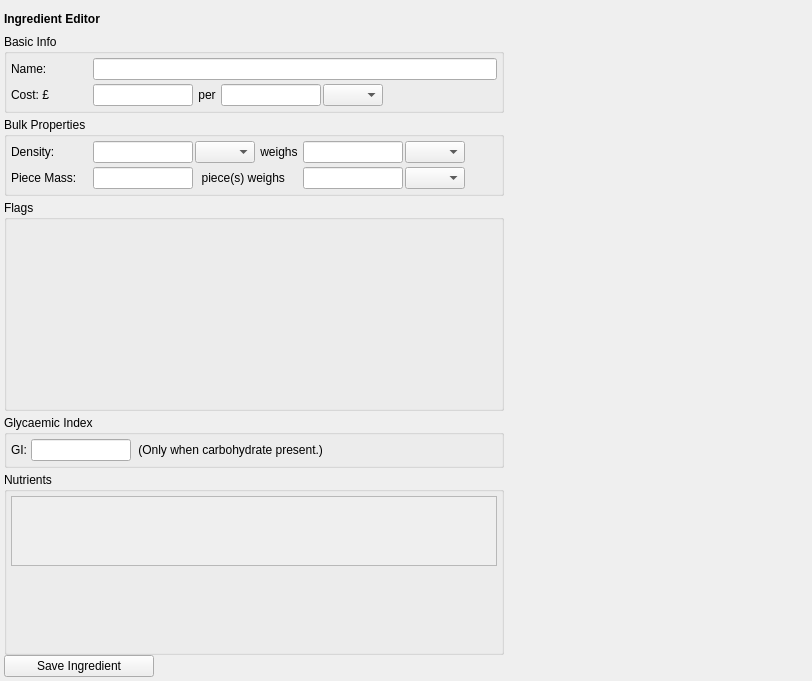
<?xml version="1.0" encoding="UTF-8"?>
<ui version="4.0">
 <class>wg_ingredient_editor</class>
 <widget class="QWidget" name="wg_ingredient_editor">
  <property name="geometry">
   <rect>
    <x>0</x>
    <y>0</y>
    <width>812</width>
    <height>681</height>
   </rect>
  </property>
  <property name="sizePolicy">
   <sizepolicy hsizetype="Preferred" vsizetype="Preferred">
    <horstretch>0</horstretch>
    <verstretch>0</verstretch>
   </sizepolicy>
  </property>
  <property name="minimumSize">
   <size>
    <width>0</width>
    <height>0</height>
   </size>
  </property>
  <property name="maximumSize">
   <size>
    <width>16777215</width>
    <height>16777215</height>
   </size>
  </property>
  <property name="windowTitle">
   <string>Form</string>
  </property>
  <layout class="QVBoxLayout" name="verticalLayout">
   <property name="spacing">
    <number>0</number>
   </property>
   <property name="leftMargin">
    <number>4</number>
   </property>
   <property name="topMargin">
    <number>4</number>
   </property>
   <property name="rightMargin">
    <number>4</number>
   </property>
   <property name="bottomMargin">
    <number>4</number>
   </property>
   <item>
    <widget class="QLabel" name="label_6">
     <property name="minimumSize">
      <size>
       <width>0</width>
       <height>30</height>
      </size>
     </property>
     <property name="maximumSize">
      <size>
       <width>16777215</width>
       <height>30</height>
      </size>
     </property>
     <property name="font">
      <font>
       <bold>true</bold>
      </font>
     </property>
     <property name="text">
      <string>Ingredient Editor</string>
     </property>
    </widget>
   </item>
   <item>
    <widget class="QWidget" name="widget" native="true">
     <layout class="QHBoxLayout" name="horizontalLayout">
      <property name="spacing">
       <number>4</number>
      </property>
      <property name="leftMargin">
       <number>0</number>
      </property>
      <property name="topMargin">
       <number>0</number>
      </property>
      <property name="rightMargin">
       <number>0</number>
      </property>
      <property name="bottomMargin">
       <number>0</number>
      </property>
      <item>
       <widget class="QWidget" name="wg_ingredient_editor_controls" native="true">
        <property name="sizePolicy">
         <sizepolicy hsizetype="Fixed" vsizetype="Preferred">
          <horstretch>0</horstretch>
          <verstretch>0</verstretch>
         </sizepolicy>
        </property>
        <property name="minimumSize">
         <size>
          <width>500</width>
          <height>0</height>
         </size>
        </property>
        <property name="maximumSize">
         <size>
          <width>500</width>
          <height>16777215</height>
         </size>
        </property>
        <layout class="QVBoxLayout" name="verticalLayout_5">
         <property name="spacing">
          <number>4</number>
         </property>
         <property name="leftMargin">
          <number>0</number>
         </property>
         <property name="topMargin">
          <number>0</number>
         </property>
         <property name="rightMargin">
          <number>0</number>
         </property>
         <property name="bottomMargin">
          <number>0</number>
         </property>
         <item>
          <widget class="QGroupBox" name="gbx_basic_info">
           <property name="sizePolicy">
            <sizepolicy hsizetype="Preferred" vsizetype="Fixed">
             <horstretch>0</horstretch>
             <verstretch>0</verstretch>
            </sizepolicy>
           </property>
           <property name="maximumSize">
            <size>
             <width>16777215</width>
             <height>16777215</height>
            </size>
           </property>
           <property name="title">
            <string>Basic Info</string>
           </property>
           <layout class="QVBoxLayout" name="verticalLayout_2">
            <property name="spacing">
             <number>4</number>
            </property>
            <property name="leftMargin">
             <number>4</number>
            </property>
            <property name="topMargin">
             <number>4</number>
            </property>
            <property name="rightMargin">
             <number>4</number>
            </property>
            <property name="bottomMargin">
             <number>4</number>
            </property>
            <item>
             <widget class="QWidget" name="wg_name" native="true">
              <layout class="QHBoxLayout" name="horizontalLayout_2">
               <property name="spacing">
                <number>2</number>
               </property>
               <property name="leftMargin">
                <number>0</number>
               </property>
               <property name="topMargin">
                <number>0</number>
               </property>
               <property name="rightMargin">
                <number>0</number>
               </property>
               <property name="bottomMargin">
                <number>0</number>
               </property>
               <item>
                <widget class="QLabel" name="label_2">
                 <property name="sizePolicy">
                  <sizepolicy hsizetype="Fixed" vsizetype="Preferred">
                   <horstretch>0</horstretch>
                   <verstretch>0</verstretch>
                  </sizepolicy>
                 </property>
                 <property name="minimumSize">
                  <size>
                   <width>80</width>
                   <height>0</height>
                  </size>
                 </property>
                 <property name="maximumSize">
                  <size>
                   <width>16777215</width>
                   <height>16777215</height>
                  </size>
                 </property>
                 <property name="text">
                  <string>Name:</string>
                 </property>
                </widget>
               </item>
               <item>
                <widget class="QLineEdit" name="txt_ingredient_name">
                 <property name="minimumSize">
                  <size>
                   <width>0</width>
                   <height>0</height>
                  </size>
                 </property>
                 <property name="maximumSize">
                  <size>
                   <width>16777215</width>
                   <height>16777215</height>
                  </size>
                 </property>
                </widget>
               </item>
              </layout>
             </widget>
            </item>
            <item>
             <widget class="QWidget" name="wg_cost" native="true">
              <layout class="QHBoxLayout" name="horizontalLayout_3">
               <property name="spacing">
                <number>2</number>
               </property>
               <property name="leftMargin">
                <number>0</number>
               </property>
               <property name="topMargin">
                <number>0</number>
               </property>
               <property name="rightMargin">
                <number>0</number>
               </property>
               <property name="bottomMargin">
                <number>0</number>
               </property>
               <item>
                <widget class="QLabel" name="label_3">
                 <property name="sizePolicy">
                  <sizepolicy hsizetype="Fixed" vsizetype="Preferred">
                   <horstretch>0</horstretch>
                   <verstretch>0</verstretch>
                  </sizepolicy>
                 </property>
                 <property name="minimumSize">
                  <size>
                   <width>80</width>
                   <height>0</height>
                  </size>
                 </property>
                 <property name="text">
                  <string>Cost: £</string>
                 </property>
                </widget>
               </item>
               <item>
                <widget class="QLineEdit" name="txt_cost">
                 <property name="sizePolicy">
                  <sizepolicy hsizetype="Fixed" vsizetype="Fixed">
                   <horstretch>0</horstretch>
                   <verstretch>0</verstretch>
                  </sizepolicy>
                 </property>
                 <property name="minimumSize">
                  <size>
                   <width>100</width>
                   <height>0</height>
                  </size>
                 </property>
                 <property name="maximumSize">
                  <size>
                   <width>100</width>
                   <height>16777215</height>
                  </size>
                 </property>
                </widget>
               </item>
               <item>
                <widget class="QLabel" name="label_5">
                 <property name="text">
                  <string> per </string>
                 </property>
                </widget>
               </item>
               <item>
                <widget class="QLineEdit" name="txt_cost_qty">
                 <property name="sizePolicy">
                  <sizepolicy hsizetype="Fixed" vsizetype="Fixed">
                   <horstretch>0</horstretch>
                   <verstretch>0</verstretch>
                  </sizepolicy>
                 </property>
                 <property name="minimumSize">
                  <size>
                   <width>100</width>
                   <height>0</height>
                  </size>
                 </property>
                 <property name="maximumSize">
                  <size>
                   <width>100</width>
                   <height>16777215</height>
                  </size>
                 </property>
                </widget>
               </item>
               <item>
                <widget class="CodietComboBox" name="cmb_cost_units">
                 <property name="sizePolicy">
                  <sizepolicy hsizetype="Fixed" vsizetype="Fixed">
                   <horstretch>0</horstretch>
                   <verstretch>0</verstretch>
                  </sizepolicy>
                 </property>
                 <property name="minimumSize">
                  <size>
                   <width>60</width>
                   <height>0</height>
                  </size>
                 </property>
                 <property name="maximumSize">
                  <size>
                   <width>60</width>
                   <height>16777215</height>
                  </size>
                 </property>
                </widget>
               </item>
               <item>
                <spacer name="horizontalSpacer_2">
                 <property name="orientation">
                  <enum>Qt::Horizontal</enum>
                 </property>
                 <property name="sizeHint" stdset="0">
                  <size>
                   <width>40</width>
                   <height>20</height>
                  </size>
                 </property>
                </spacer>
               </item>
              </layout>
             </widget>
            </item>
           </layout>
          </widget>
         </item>
         <item>
          <widget class="QGroupBox" name="gbx_bulk_properties">
           <property name="sizePolicy">
            <sizepolicy hsizetype="Preferred" vsizetype="Fixed">
             <horstretch>0</horstretch>
             <verstretch>0</verstretch>
            </sizepolicy>
           </property>
           <property name="maximumSize">
            <size>
             <width>16777215</width>
             <height>16777215</height>
            </size>
           </property>
           <property name="title">
            <string>Bulk Properties</string>
           </property>
           <layout class="QVBoxLayout" name="verticalLayout_3">
            <property name="spacing">
             <number>4</number>
            </property>
            <property name="leftMargin">
             <number>4</number>
            </property>
            <property name="topMargin">
             <number>4</number>
            </property>
            <property name="rightMargin">
             <number>4</number>
            </property>
            <property name="bottomMargin">
             <number>4</number>
            </property>
            <item>
             <widget class="QWidget" name="wg_density" native="true">
              <layout class="QHBoxLayout" name="horizontalLayout_6">
               <property name="spacing">
                <number>2</number>
               </property>
               <property name="leftMargin">
                <number>0</number>
               </property>
               <property name="topMargin">
                <number>0</number>
               </property>
               <property name="rightMargin">
                <number>0</number>
               </property>
               <property name="bottomMargin">
                <number>0</number>
               </property>
               <item>
                <widget class="QLabel" name="label_10">
                 <property name="minimumSize">
                  <size>
                   <width>80</width>
                   <height>0</height>
                  </size>
                 </property>
                 <property name="text">
                  <string>Density:</string>
                 </property>
                </widget>
               </item>
               <item>
                <widget class="QLineEdit" name="txt_dens_vol">
                 <property name="minimumSize">
                  <size>
                   <width>100</width>
                   <height>0</height>
                  </size>
                 </property>
                 <property name="maximumSize">
                  <size>
                   <width>100</width>
                   <height>16777215</height>
                  </size>
                 </property>
                </widget>
               </item>
               <item>
                <widget class="CodietComboBox" name="cmb_dens_vol_units">
                 <property name="minimumSize">
                  <size>
                   <width>60</width>
                   <height>0</height>
                  </size>
                 </property>
                 <property name="maximumSize">
                  <size>
                   <width>60</width>
                   <height>16777215</height>
                  </size>
                 </property>
                </widget>
               </item>
               <item>
                <widget class="QLabel" name="label_11">
                 <property name="text">
                  <string> weighs </string>
                 </property>
                </widget>
               </item>
               <item>
                <widget class="QLineEdit" name="txt_dens_mass">
                 <property name="minimumSize">
                  <size>
                   <width>100</width>
                   <height>0</height>
                  </size>
                 </property>
                 <property name="maximumSize">
                  <size>
                   <width>100</width>
                   <height>16777215</height>
                  </size>
                 </property>
                </widget>
               </item>
               <item>
                <widget class="CodietComboBox" name="cmb_dens_mass_units">
                 <property name="minimumSize">
                  <size>
                   <width>60</width>
                   <height>0</height>
                  </size>
                 </property>
                 <property name="maximumSize">
                  <size>
                   <width>60</width>
                   <height>16777215</height>
                  </size>
                 </property>
                </widget>
               </item>
               <item>
                <spacer name="horizontalSpacer_5">
                 <property name="orientation">
                  <enum>Qt::Horizontal</enum>
                 </property>
                 <property name="sizeHint" stdset="0">
                  <size>
                   <width>40</width>
                   <height>20</height>
                  </size>
                 </property>
                </spacer>
               </item>
              </layout>
             </widget>
            </item>
            <item>
             <widget class="QWidget" name="wg_piece_mass" native="true">
              <layout class="QHBoxLayout" name="horizontalLayout_4">
               <property name="spacing">
                <number>2</number>
               </property>
               <property name="leftMargin">
                <number>0</number>
               </property>
               <property name="topMargin">
                <number>0</number>
               </property>
               <property name="rightMargin">
                <number>0</number>
               </property>
               <property name="bottomMargin">
                <number>0</number>
               </property>
               <item>
                <widget class="QLabel" name="label_4">
                 <property name="sizePolicy">
                  <sizepolicy hsizetype="Fixed" vsizetype="Preferred">
                   <horstretch>0</horstretch>
                   <verstretch>0</verstretch>
                  </sizepolicy>
                 </property>
                 <property name="minimumSize">
                  <size>
                   <width>80</width>
                   <height>0</height>
                  </size>
                 </property>
                 <property name="text">
                  <string>Piece Mass:</string>
                 </property>
                </widget>
               </item>
               <item>
                <widget class="QLineEdit" name="txt_num_pieces">
                 <property name="sizePolicy">
                  <sizepolicy hsizetype="Fixed" vsizetype="Fixed">
                   <horstretch>0</horstretch>
                   <verstretch>0</verstretch>
                  </sizepolicy>
                 </property>
                 <property name="minimumSize">
                  <size>
                   <width>100</width>
                   <height>0</height>
                  </size>
                 </property>
                 <property name="maximumSize">
                  <size>
                   <width>100</width>
                   <height>16777215</height>
                  </size>
                 </property>
                 <property name="baseSize">
                  <size>
                   <width>0</width>
                   <height>0</height>
                  </size>
                 </property>
                </widget>
               </item>
               <item>
                <widget class="QLabel" name="label_7">
                 <property name="minimumSize">
                  <size>
                   <width>106</width>
                   <height>0</height>
                  </size>
                 </property>
                 <property name="maximumSize">
                  <size>
                   <width>106</width>
                   <height>16777215</height>
                  </size>
                 </property>
                 <property name="text">
                  <string>  piece(s) weighs </string>
                 </property>
                </widget>
               </item>
               <item>
                <widget class="QLineEdit" name="txt_mass_pieces">
                 <property name="minimumSize">
                  <size>
                   <width>100</width>
                   <height>0</height>
                  </size>
                 </property>
                 <property name="maximumSize">
                  <size>
                   <width>100</width>
                   <height>16777215</height>
                  </size>
                 </property>
                </widget>
               </item>
               <item>
                <widget class="CodietComboBox" name="cmb_mass_pieces_units">
                 <property name="minimumSize">
                  <size>
                   <width>60</width>
                   <height>0</height>
                  </size>
                 </property>
                 <property name="maximumSize">
                  <size>
                   <width>60</width>
                   <height>16777215</height>
                  </size>
                 </property>
                </widget>
               </item>
               <item>
                <spacer name="horizontalSpacer_4">
                 <property name="orientation">
                  <enum>Qt::Horizontal</enum>
                 </property>
                 <property name="sizeHint" stdset="0">
                  <size>
                   <width>40</width>
                   <height>20</height>
                  </size>
                 </property>
                </spacer>
               </item>
              </layout>
             </widget>
            </item>
           </layout>
          </widget>
         </item>
         <item>
          <widget class="QGroupBox" name="gbx_flags">
           <property name="sizePolicy">
            <sizepolicy hsizetype="Preferred" vsizetype="Fixed">
             <horstretch>0</horstretch>
             <verstretch>0</verstretch>
            </sizepolicy>
           </property>
           <property name="minimumSize">
            <size>
             <width>0</width>
             <height>0</height>
            </size>
           </property>
           <property name="maximumSize">
            <size>
             <width>16777215</width>
             <height>16777215</height>
            </size>
           </property>
           <property name="title">
            <string>Flags</string>
           </property>
           <layout class="QVBoxLayout" name="lyt_flags">
            <property name="spacing">
             <number>0</number>
            </property>
            <property name="leftMargin">
             <number>0</number>
            </property>
            <property name="topMargin">
             <number>0</number>
            </property>
            <property name="rightMargin">
             <number>0</number>
            </property>
            <property name="bottomMargin">
             <number>0</number>
            </property>
            <item>
             <widget class="FlagSelectorView" name="wg_flag_selector" native="true">
              <property name="sizePolicy">
               <sizepolicy hsizetype="Preferred" vsizetype="Minimum">
                <horstretch>0</horstretch>
                <verstretch>0</verstretch>
               </sizepolicy>
              </property>
              <property name="minimumSize">
               <size>
                <width>500</width>
                <height>188</height>
               </size>
              </property>
             </widget>
            </item>
           </layout>
          </widget>
         </item>
         <item>
          <widget class="QGroupBox" name="gbx_glycaemic_index">
           <property name="enabled">
            <bool>true</bool>
           </property>
           <property name="sizePolicy">
            <sizepolicy hsizetype="Preferred" vsizetype="Fixed">
             <horstretch>0</horstretch>
             <verstretch>0</verstretch>
            </sizepolicy>
           </property>
           <property name="maximumSize">
            <size>
             <width>16777215</width>
             <height>16777215</height>
            </size>
           </property>
           <property name="title">
            <string>Glycaemic Index</string>
           </property>
           <layout class="QHBoxLayout" name="horizontalLayout_5">
            <property name="spacing">
             <number>4</number>
            </property>
            <property name="leftMargin">
             <number>4</number>
            </property>
            <property name="topMargin">
             <number>4</number>
            </property>
            <property name="rightMargin">
             <number>4</number>
            </property>
            <property name="bottomMargin">
             <number>4</number>
            </property>
            <item>
             <widget class="QLabel" name="label_8">
              <property name="text">
               <string>GI:</string>
              </property>
             </widget>
            </item>
            <item>
             <widget class="QLineEdit" name="txt_gi">
              <property name="sizePolicy">
               <sizepolicy hsizetype="Fixed" vsizetype="Fixed">
                <horstretch>0</horstretch>
                <verstretch>0</verstretch>
               </sizepolicy>
              </property>
              <property name="minimumSize">
               <size>
                <width>100</width>
                <height>0</height>
               </size>
              </property>
              <property name="maximumSize">
               <size>
                <width>100</width>
                <height>16777215</height>
               </size>
              </property>
             </widget>
            </item>
            <item>
             <widget class="QLabel" name="label_9">
              <property name="text">
               <string> (Only when carbohydrate present.)</string>
              </property>
             </widget>
            </item>
            <item>
             <spacer name="horizontalSpacer_3">
              <property name="orientation">
               <enum>Qt::Horizontal</enum>
              </property>
              <property name="sizeHint" stdset="0">
               <size>
                <width>40</width>
                <height>20</height>
               </size>
              </property>
             </spacer>
            </item>
           </layout>
          </widget>
         </item>
         <item>
          <widget class="QGroupBox" name="gbx_nutrients">
           <property name="sizePolicy">
            <sizepolicy hsizetype="Preferred" vsizetype="Preferred">
             <horstretch>0</horstretch>
             <verstretch>0</verstretch>
            </sizepolicy>
           </property>
           <property name="minimumSize">
            <size>
             <width>0</width>
             <height>0</height>
            </size>
           </property>
           <property name="maximumSize">
            <size>
             <width>16777215</width>
             <height>16777215</height>
            </size>
           </property>
           <property name="title">
            <string>Nutrients</string>
           </property>
           <layout class="QVBoxLayout" name="verticalLayout_4">
            <property name="spacing">
             <number>0</number>
            </property>
            <property name="leftMargin">
             <number>4</number>
            </property>
            <property name="topMargin">
             <number>4</number>
            </property>
            <property name="rightMargin">
             <number>4</number>
            </property>
            <property name="bottomMargin">
             <number>4</number>
            </property>
            <item>
             <widget class="QScrollArea" name="scrollArea">
              <property name="sizePolicy">
               <sizepolicy hsizetype="Preferred" vsizetype="Preferred">
                <horstretch>0</horstretch>
                <verstretch>0</verstretch>
               </sizepolicy>
              </property>
              <property name="maximumSize">
               <size>
                <width>16777215</width>
                <height>16777215</height>
               </size>
              </property>
              <property name="widgetResizable">
               <bool>true</bool>
              </property>
              <widget class="QWidget" name="scl_nutrients">
               <property name="geometry">
                <rect>
                 <x>0</x>
                 <y>0</y>
                 <width>484</width>
                 <height>83</height>
                </rect>
               </property>
               <property name="sizePolicy">
                <sizepolicy hsizetype="Preferred" vsizetype="Preferred">
                 <horstretch>0</horstretch>
                 <verstretch>0</verstretch>
                </sizepolicy>
               </property>
               <property name="minimumSize">
                <size>
                 <width>0</width>
                 <height>0</height>
                </size>
               </property>
               <property name="maximumSize">
                <size>
                 <width>16777215</width>
                 <height>16777215</height>
                </size>
               </property>
               <layout class="QVBoxLayout" name="lyt_nutrients">
                <property name="spacing">
                 <number>2</number>
                </property>
                <property name="leftMargin">
                 <number>4</number>
                </property>
                <property name="topMargin">
                 <number>4</number>
                </property>
                <property name="rightMargin">
                 <number>4</number>
                </property>
                <property name="bottomMargin">
                 <number>4</number>
                </property>
               </layout>
              </widget>
             </widget>
            </item>
            <item>
             <spacer name="verticalSpacer">
              <property name="orientation">
               <enum>Qt::Vertical</enum>
              </property>
              <property name="sizeHint" stdset="0">
               <size>
                <width>20</width>
                <height>40</height>
               </size>
              </property>
             </spacer>
            </item>
           </layout>
          </widget>
         </item>
        </layout>
       </widget>
      </item>
      <item>
       <widget class="SearchWidgetView" name="wg_ingredient_search" native="true">
        <property name="sizePolicy">
         <sizepolicy hsizetype="Preferred" vsizetype="Preferred">
          <horstretch>1</horstretch>
          <verstretch>0</verstretch>
         </sizepolicy>
        </property>
        <property name="minimumSize">
         <size>
          <width>300</width>
          <height>0</height>
         </size>
        </property>
       </widget>
      </item>
     </layout>
    </widget>
   </item>
   <item>
    <widget class="QPushButton" name="btn_save_ingredient">
     <property name="sizePolicy">
      <sizepolicy hsizetype="Fixed" vsizetype="Fixed">
       <horstretch>0</horstretch>
       <verstretch>0</verstretch>
      </sizepolicy>
     </property>
     <property name="minimumSize">
      <size>
       <width>150</width>
       <height>0</height>
      </size>
     </property>
     <property name="text">
      <string>Save Ingredient</string>
     </property>
    </widget>
   </item>
  </layout>
 </widget>
 <customwidgets>
  <customwidget>
   <class>FlagSelectorView</class>
   <extends>QWidget</extends>
   <header>app/flag_selector_view.h</header>
   <container>1</container>
  </customwidget>
  <customwidget>
   <class>SearchWidgetView</class>
   <extends>QWidget</extends>
   <header>app/search_widget_view.h</header>
   <container>1</container>
  </customwidget>
  <customwidget>
   <class>CodietComboBox</class>
   <extends>QComboBox</extends>
   <header>app/codiet_combobox.h</header>
  </customwidget>
 </customwidgets>
 <resources/>
 <connections/>
</ui>
